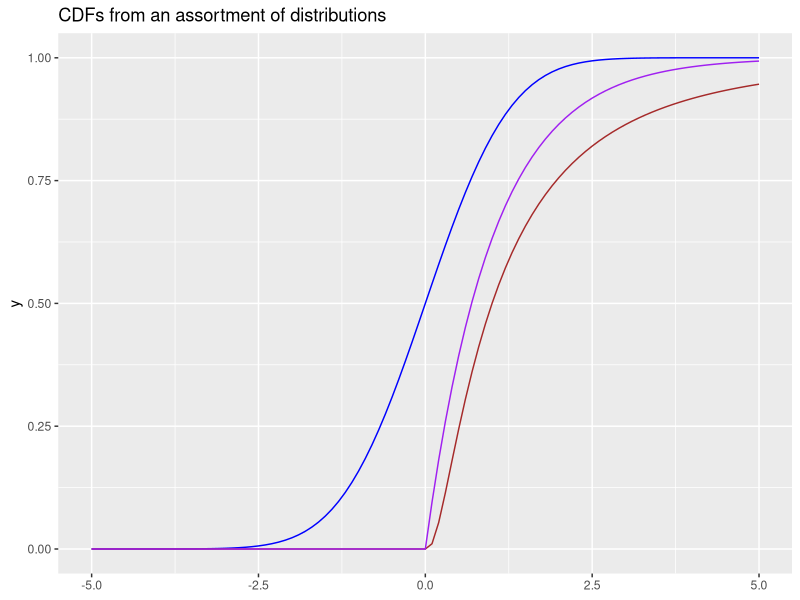

The R source for this figure: (Note: this script raises an error after producing the figure.)
## ---- chunk 1
#| message: false
library(tidyverse)
set.seed(sum(utf8ToInt("SoME2")))
## ---- chunk 2
totalFlips = 100
prob = 0.2 # Took me 5 tries to flip the bottle once
rbinom(totalFlips, 1, prob) # 1 represents a successful flip
## ---- chunk 3
totalGames=100
avgGoalsPerGame = 1
rpois(totalGames,avgGoalsPerGame)
## ---- chunk 4
normal <- pnorm
logNormal <- plnorm
exponential <- pexp

ggplot() + xlim(-5, 5) + 
  geom_function(fun = pnorm, colour="blue") +
  geom_function(fun = logNormal, colour="brown") +
  geom_function(fun = exponential, colour="purple") +
  labs(title="CDFs from an assortment of distributions")
## ---- chunk 5
#| echo: false
#| fig-cap: "What the inverse function means"
knitr::include_graphics("inverse.png")
## ---- chunk 6
#| echo: false
#| fig-cap: "[Midjourney](https://www.midjourney.com/home/) AI Art with the prompt of 'Inverse Transform Theorem'"
knitr::include_graphics("midjourney.png")
